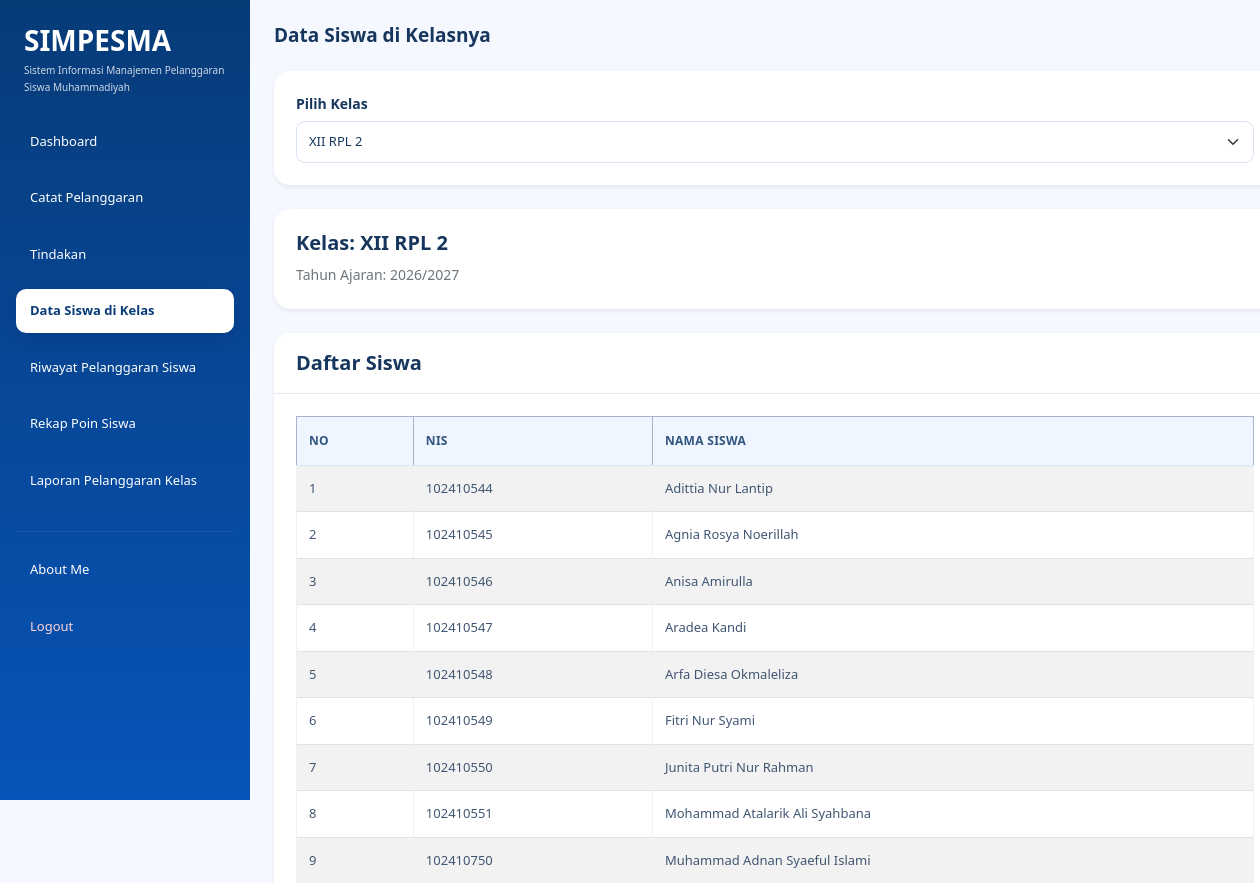
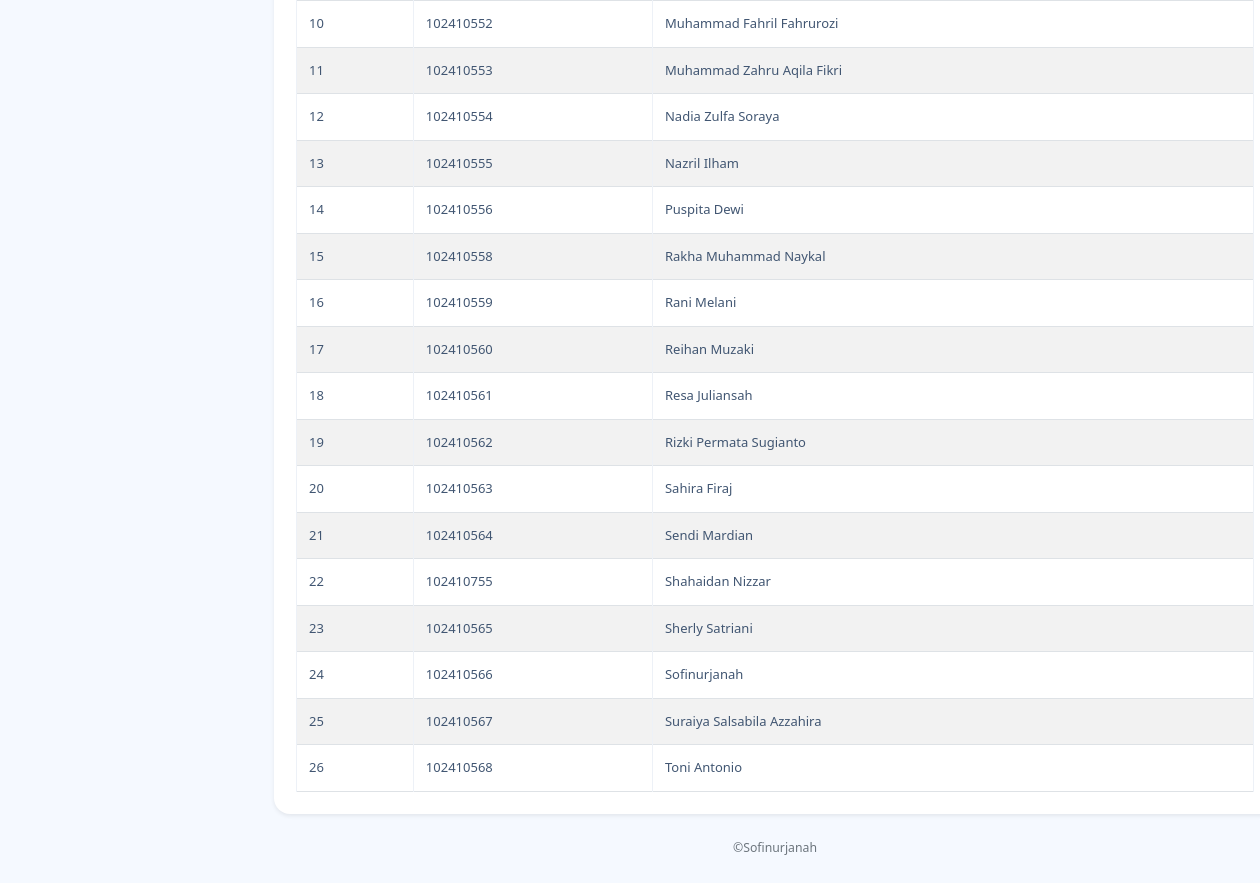
Screenshot of /data_siswa_wali.php (signed in) with the database file from the repository (2 pictures, top to bottom).
### tables this page shows
CREATE TABLE `t_siswa` (
  `id` int(11) NOT NULL,
  `nis` varchar(30) NOT NULL,
  `nisn` varchar(20) NOT NULL,
  `nama` varchar(150) NOT NULL,
  `jenis_kelamin` char(1) NOT NULL,
  `tanggal_lahir` date NOT NULL,
  `alamat` text NOT NULL,
  `status_aktif` tinyint(1) NOT NULL,
  `created_at` timestamp NOT NULL DEFAULT current_timestamp(),
  `updated_at` timestamp NOT NULL DEFAULT current_timestamp()
);

### data_siswa_wali.php (the view, shortened to what this page needs)
<?php
include "config/koneksi.php";
$email = trim($_SESSION['email'] ?? '');
$guru_id = 0;
if ($email != '') {
    $stmt_guru = mysqli_prepare(
        $koneksi,
        "SELECT id
         FROM t_guru
         WHERE LOWER(TRIM(email)) = LOWER(TRIM(?))
         AND status_aktif = 1
         LIMIT 1"
    );
    mysqli_stmt_bind_param($stmt_guru, "s", $email);
    mysqli_stmt_execute($stmt_guru);
    $hasil_guru = mysqli_stmt_get_result($stmt_guru);
    $data_guru = mysqli_fetch_assoc($hasil_guru);
    if ($data_guru) {
        $guru_id = (int) $data_guru['id'];
    }
}
$daftar_kelas = [];
$data_wali = null;
$data_siswa = false;
if ($guru_id > 0) {
    $stmt_wali = mysqli_prepare(
        $koneksi,
        "SELECT DISTINCT
        wk.kelas_id,
        wk.tahun_ajaran_id,
        k.nama AS nama_kelas,
        ta.nama AS nama_tahun
         FROM t_wali_kelas wk
         INNER JOIN t_kelas k
            ON wk.kelas_id = k.id
         INNER JOIN t_tahun_ajaran ta
            ON wk.tahun_ajaran_id = ta.id
         WHERE wk.guru_id = ?
           AND wk.status_aktif = 1
           AND ta.status_aktif = 1
         ORDER BY wk.id ASC"
    );
    mysqli_stmt_bind_param($stmt_wali, "i", $guru_id);
    mysqli_stmt_execute($stmt_wali);
    $hasil_wali = mysqli_stmt_get_result($stmt_wali);
    while ($row_wali = mysqli_fetch_assoc($hasil_wali)) {
        $daftar_kelas[] = $row_wali;
    }
}
if (!empty($daftar_kelas)) {
    $data_wali = $daftar_kelas[0];
    $kelas_id = (int) $data_wali['kelas_id'];
    $tahun_id = (int) $data_wali['tahun_ajaran_id'];
    $stmt_siswa = mysqli_prepare(
        $koneksi,
        "SELECT
            s.nis,
            s.nama
         FROM t_kelas_siswa ks
         INNER JOIN t_siswa s
            ON ks.siswa_id = s.id
         WHERE ks.kelas_id = ?
           AND ks.tahun_ajaran_id = ?
           AND ks.status_aktif = 1
           AND s.status_aktif = 1
         ORDER BY s.nama ASC"
    );
    mysqli_stmt_bind_param(
        $stmt_siswa,
        "ii",
        $kelas_id,
        $tahun_id
    );
    mysqli_stmt_execute($stmt_siswa);
    $data_siswa = mysqli_stmt_get_result($stmt_siswa);
}
?>
<!DOCTYPE html>
<html lang="id">
<head>
    <link
        href="https://cdn.jsdelivr.net/npm/bootstrap@5.3.3/dist/css/bootstrap.min.css"
        rel="stylesheet">
    <link rel="stylesheet" href="style.css">
</head>
<body>
<div class="container-fluid">
    <div class="row min-vh-100">
<aside class="col-md-3 col-lg-2 min-vh-100 p-3"
    style="background-color: #30318B;">
    <div class="mb-4 px-2">
        <h3 class="text-white mb-1 fw-bold">
            SIMPESMA
        </h3>
        <p class="text-white mb-0"
           style="font-size: 10px; line-height: 1.7; opacity: 0.8;">
            Sistem Informasi Manajemen
            Pelanggaran Siswa Muhammadiyah
        </p>
    </div>
    <ul class="nav nav-pills flex-column">
        <li class="nav-item mb-2">
            <a href="dashboard.php"
               class="nav-link <?= basename($_SERVER['PHP_SELF']) == 'dashboard.php' ? 'active' : 'text-white'; ?>">
                Dashboard
            </a>
        </li>
        <li class="nav-item mb-2">
            <a href="catat_pelanggaran.php" class="nav-link text-white">
                Catat Pelanggaran
            </a>
        </li>
        <li class="nav-item mb-2">
                        <a href="tindakan_wali.php" class="nav-link text-white">
                            Tindakan
                        </a>
                    </li>
        <li class="nav-item mb-2">
            <a href="data_siswa_wali.php"
               class="nav-link <?= basename($_SERVER['PHP_SELF']) == 'data_siswa_wali.php' ? 'active' : 'text-white'; ?>">
                Data Siswa di Kelas
            </a>
        </li>
        <li class="nav-item mb-2">
            <a href="riwayat_pelanggaran_wali.php"
               class="nav-link <?= basename($_SERVER['PHP_SELF']) == 'riwayat_pelanggaran_wali.php' ? 'active' : 'text-white'; ?>">
                Riwayat Pelanggaran Siswa
            </a>
        </li>
        <li class="nav-item mb-2">
            <a href="rekap_poin_wali.php"
               class="nav-link <?= basename($_SERVER['PHP_SELF']) == 'rekap_poin_wali.php' ? 'active' : 'text-white'; ?>">
                Rekap Poin Siswa
            </a>
        </li>
        <li class="nav-item mb-2">
            <a href="laporan_kelas.php"
               class="nav-link <?= basename($_SERVER['PHP_SELF']) == 'laporan_kelas.php' ? 'active' : 'text-white'; ?>">
                Laporan Pelanggaran Kelas
            </a>
        </li>
        <hr class="text-secondary">
        <li class="nav-item mb-2">
            <a href="about_me.php" class="nav-link text-white">
                About Me
            </a>
        </li>
        <li class="nav-item">
            <a href="logout.php" class="nav-link text-danger">
                Logout
            </a>
        </li>
    </ul>
</aside>
        <main class="col-md-9 col-lg-10 p-4">
            <h3 class="fw-bold mb-4">Data Siswa di Kelasnya</h3>
            <?php if (!$data_wali) { ?>
                <div class="alert alert-warning">
                    Belum ditemukan penugasan wali kelas aktif
                    untuk akun ini pada tahun ajaran aktif.
                </div>
            <?php } else { ?>
    <div class="card border-0 shadow-sm mb-4">
        <div class="card-body">
            <label class="form-label fw-bold">
                Pilih Kelas
            </label>
            <form method="GET" action="data_siswa_wali.php">
                <select
                    name="kelas_id"
                    class="form-select"
                    onchange="this.form.submit()">
                    <?php foreach ($daftar_kelas as $kelas) { ?>
                        <option
                            value="<?= (int) $kelas['kelas_id']; ?>"
                            <?= (
                                (int) $kelas['kelas_id'] ===
                                (int) $data_wali['kelas_id']
                            ) ? 'selected' : ''; ?>>
                            <?= htmlspecialchars($kelas['nama_kelas']); ?>
                        </option>
                    <?php } ?>
                </select>
            </form>
        </div>
    </div>
    <div class="card border-0 shadow-sm mb-4">
        <div class="card-body">
            <h5 class="mb-2">
                Kelas:
                <?= htmlspecialchars($data_wali['nama_kelas']); ?>
            </h5>
            <p class="text-secondary mb-0">
                Tahun Ajaran:
                <?= htmlspecialchars($data_wali['nama_tahun']); ?>
            </p>
        </div>
    </div>
                <div class="card border-0 shadow-sm">
                    <div class="card-header bg-white">
                        <h5 class="mb-0">Daftar Siswa</h5>
                    </div>
                    <div class="card-body table-responsive">
                        <table class="table table-bordered table-striped align-middle">
                            <thead class="table-primary">
                                <tr>
                                    <th>No</th>
                                    <th>NIS</th>
                                    <th>Nama Siswa</th>
                                </tr>
                            </thead>
                            <tbody>
                                <?php
                                $no = 1;
                                if ($data_siswa && mysqli_num_rows($data_siswa) > 0) {
                                    while ($row = mysqli_fetch_assoc($data_siswa)) {
                                ?>
                                    <tr>
                                        <td><?= $no++; ?></td>
                                        <td><?= htmlspecialchars($row['nis']); ?></td>
                                        <td><?= htmlspecialchars($row['nama']); ?></td>
                                    </tr>
                                <?php
                                    }
                                } ?>
                            </tbody>
                        </table>
                    </div>
                </div>
            <?php } ?>
            <p class="text-center text-secondary small mt-4">
                ©Sofinurjanah
            </p>
        </main>
    </div>
</div>
</body>
</html>

### style.css (style rules this page uses)
:root { --primary: #0754b8; --primary-dark: #073b78; --primary-light: #eaf3ff; --background: #f5f9ff; --white: #ffffff; --text: #17365d; --muted: #71829a; --border: #e3ebf5; --success: #198754; --danger: #dc3545; --radius: 16px; }
* { box-sizing: border-box; }
body { margin: 0; font-family: "Segoe UI", Arial, sans-serif; background: var(--background); color: var(--text); font-size: 14px; }
h1, h2, h3, h4, h5 { color: var(--text); font-weight: 700; }
a { text-decoration: none; }
aside, .sidebar, .col-lg-2.min-vh-100, .col-md-3.col-lg-2.min-vh-100 { background: linear-gradient( 180deg, #073b78 0%, #0754b8 100% ) !important; }
.col-lg-2.min-vh-100, .col-md-3.col-lg-2.min-vh-100 { padding: 24px 16px !important; }
.nav-pills .nav-link { color: #dceaff; padding: 12px 14px; margin-bottom: 5px; border-radius: 10px; font-size: 13px; font-weight: 500; transition: all 0.2s ease; }
.nav-pills .nav-link.active { color: var(--primary-dark) !important; background: #ffffff !important; font-weight: 700; box-shadow: 0 5px 15px rgba(0, 20, 70, 0.12); }
.nav-pills .nav-link.text-danger { color: #ffd5d9 !important; }
hr { border-color: rgba(255, 255, 255, 0.25); }
main { min-width: 0; padding: 32px !important; }
main h3 { font-size: 19px; }
main p { color: var(--muted); line-height: 1.7; }
.container-fluid { padding-left: 0; padding-right: 0; }
.row { margin-right: 0; margin-left: 0; }
.card { border: 1px solid var(--border); border-radius: var(--radius); background: var(--white); box-shadow: 0 5px 22px rgba(22, 63, 115, 0.045); transition: box-shadow 0.2s ease, transform 0.2s ease; }
.card-header { background: #ffffff; border-bottom: 1px solid var(--border); padding: 18px 22px; border-radius: var(--radius) var(--radius) 0 0 !important; font-weight: 700; color: var(--text); }
.card-body { padding: 22px; }
.form-label { color: var(--text); font-weight: 600; margin-bottom: 7px; }
.form-control, .form-select { min-height: 42px; border: 1px solid #d9e4f2; border-radius: 9px; background-color: #fff; color: var(--text); font-size: 13px; }
.table-responsive { border-radius: 12px; }
.table { margin-bottom: 0; vertical-align: middle; font-size: 13px; }
.table thead th, .table th { background: #f0f6ff; color: #31557f; font-size: 12px; font-weight: 700; text-transform: uppercase; letter-spacing: 0.3px; border-bottom: 1px solid #dce7f5; padding: 15px 12px; white-space: nowrap; }
.table tbody td { color: #415672; padding: 13px 12px; border-color: #edf1f7; }
@media (min-width: 768px) { .col-md-3.col-lg-2.min-vh-100, .col-lg-2.min-vh-100, aside.sidebar { position: fixed !important; top: 0; left: 0; bottom: 0; width: 250px; height: 100vh; overflow-y: auto; z-index: 1000; } }
@media (min-width: 768px) { main { margin-left: 250px; width: calc(100% - 250px); } }

### rows the page displays
t_siswa: nis "102410544", nama "Adittia Nur Lantip"
t_siswa: nis "102410545", nama "Agnia Rosya Noerillah"
t_siswa: nis "102410546", nama "Anisa Amirulla"
t_siswa: nis "102410547", nama "Aradea Kandi"
t_siswa: nis "102410548", nama "Arfa Diesa Okmaleliza"
t_siswa: nis "102410549", nama "Fitri Nur Syami"
t_siswa: nis "102410550", nama "Junita Putri Nur Rahman"
t_siswa: nis "102410551", nama "Mohammad Atalarik Ali Syahbana"
t_siswa: nis "102410750", nama "Muhammad Adnan Syaeful Islami"
t_siswa: nis "102410552", nama "Muhammad Fahril Fahrurozi"
t_siswa: nis "102410553", nama "Muhammad Zahru Aqila Fikri"
t_siswa: nis "102410554", nama "Nadia Zulfa Soraya"
t_siswa: nis "102410555", nama "Nazril Ilham"
t_siswa: nis "102410556", nama "Puspita Dewi"
t_siswa: nis "102410558", nama "Rakha Muhammad Naykal"
t_siswa: nis "102410559", nama "Rani Melani"
t_siswa: nis "102410560", nama "Reihan Muzaki"
t_siswa: nis "102410561", nama "Resa Juliansah"
t_siswa: nis "102410562", nama "Rizki Permata Sugianto"
t_siswa: nis "102410563", nama "Sahira Firaj"
t_siswa: nis "102410564", nama "Sendi Mardian"
t_siswa: nis "102410755", nama "Shahaidan Nizzar"
t_siswa: nis "102410565", nama "Sherly Satriani"
t_siswa: nis "102410566", nama "Sofinurjanah"
t_siswa: nis "102410567", nama "Suraiya Salsabila Azzahira"
t_siswa: nis "102410568", nama "Toni Antonio"

### other values shown
$data_wali['nama_kelas'] "XII RPL 2"
$data_wali['nama_tahun'] "2026/2027"
form field kelas_id "XII RPL 2"
